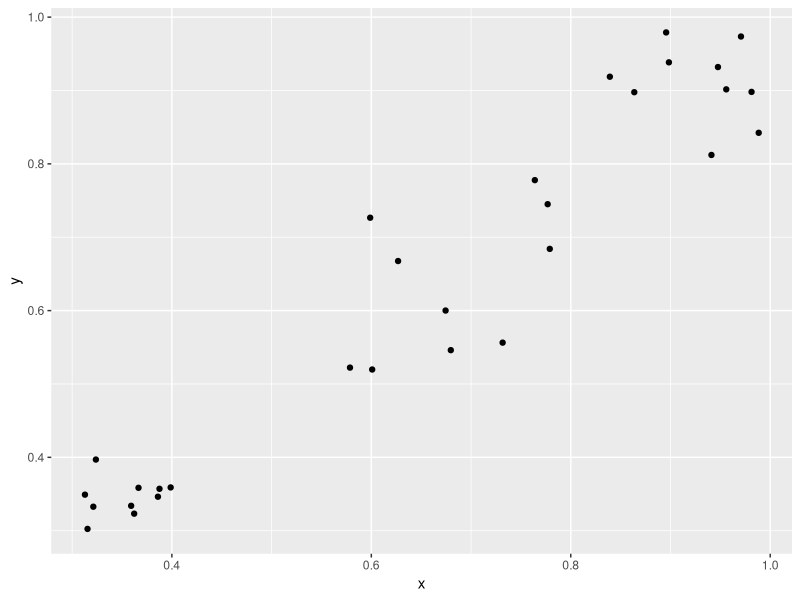
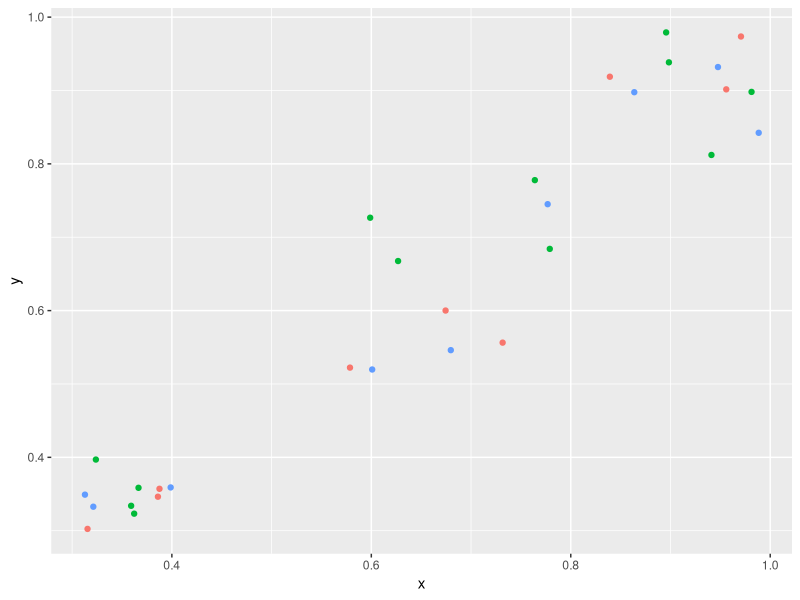
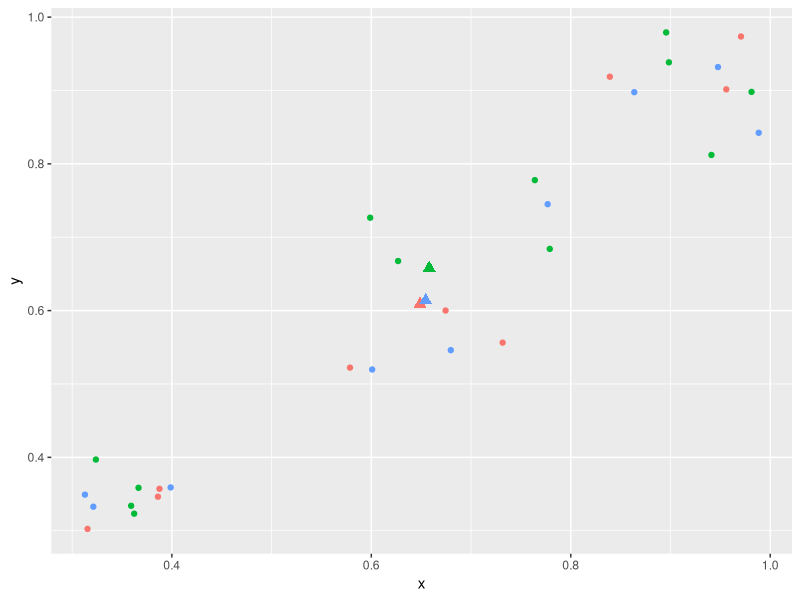
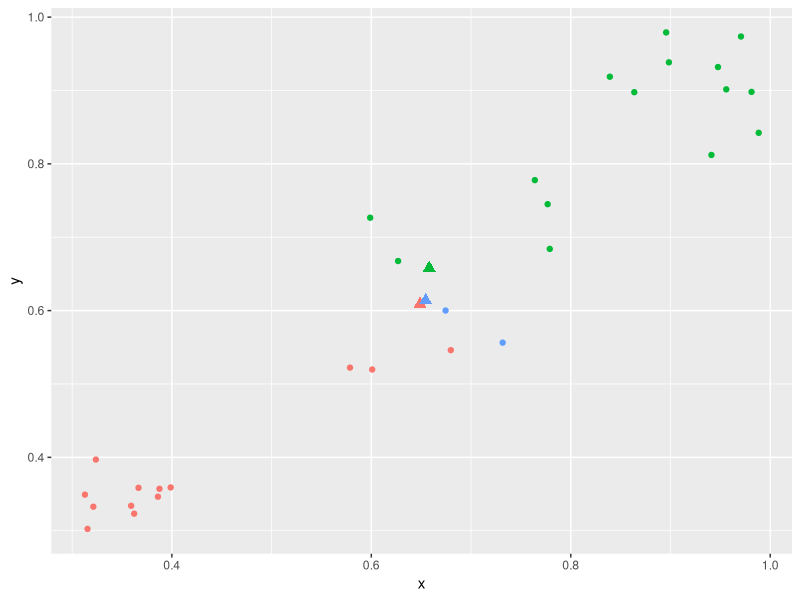
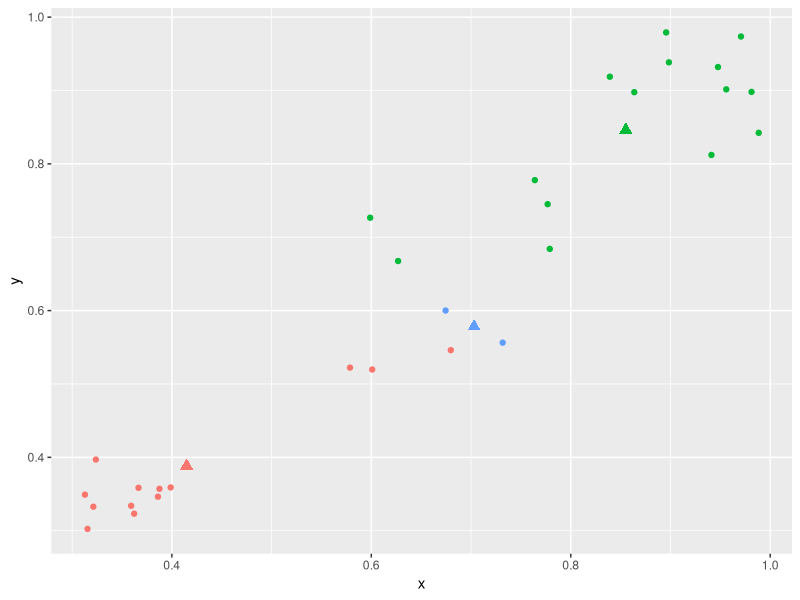
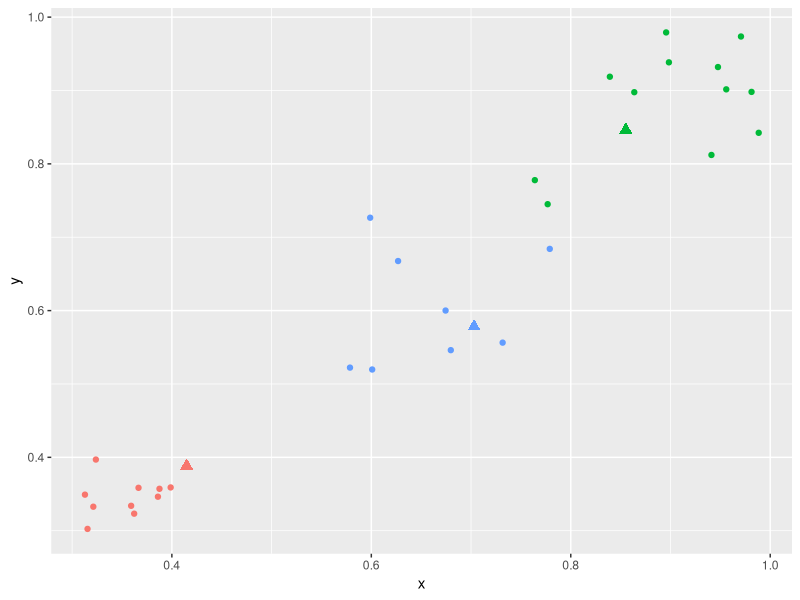

Write R code to recreate these figures, in order.
## ---- chunk 1
knitr::opts_chunk$set(echo = TRUE)
## ---- chunk 2
library(ggplot2)

set.seed(667)
group1 <- list(x = runif(n = 10, min = 0.8, max = 1), y = runif(n = 10, min = 0.8, max = 1))
group2 <- list(x = runif(n = 10, min = 0.5, max = 0.8), y = runif(n = 10, min = 0.5, max = 0.8))
group3 <- list(x = runif(n = 10, min = 0.3, max = 0.4), y = runif(n = 10, min = 0.3, max = 0.4))
group <- as.factor(sample(x = c(1, 2, 3), size = 10, replace = TRUE))
data <- data.frame(x = c(group1$x, group2$x, group3$x), y = c(group1$y, group2$y, group3$y), groupe = group)

ggplot(data, aes(x = x, y = y)) +
  geom_point() +
  theme(legend.position = "none")
## ---- chunk 3
ggplot(data, aes(x = x, y = y, color = groupe)) +
  geom_point() +
  theme(legend.position = "none")
## ---- chunk 4
library(dplyr)
centroide <- data %>% group_by(groupe) %>% summarise(x_centroide = mean(x), y_centroide = mean(y))

ggplot(data, aes(x = x, y = y, color = groupe)) +
  geom_point() +
  geom_point(data = centroide, aes(x = x_centroide, y = y_centroide, color = groupe), shape = 17, size = 3) +
  theme(legend.position = "none")
## ---- chunk 5
temp <- data.frame(groupe = rep(NA_integer_, 3), distance = rep(NA_real_, 3))
for (i in 1:nrow(data)){
  for (j in 1:nrow(centroide)){
    temp[j, 1] <- centroide[j, 1]
    temp[j, 2] <- sqrt(sum((data[i,1:2] - centroide[j,2:3])^2))
  }
  data[i, 3] <- temp[which.min(temp[, 2]), 1]
}

ggplot(data, aes(x = x, y = y, color = groupe)) +
  geom_point() +
  geom_point(data = centroide, aes(x = x_centroide, y = y_centroide, color = groupe), shape = 17, size = 3) +
  theme(legend.position = "none")
## ---- chunk 6
centroide <- data %>% group_by(groupe) %>% summarise(x_centroide = mean(x), y_centroide = mean(y))

ggplot(data, aes(x = x, y = y, color = groupe)) +
  geom_point() +
  geom_point(data = centroide, aes(x = x_centroide, y = y_centroide, color = groupe), shape = 17, size = 3) +
  theme(legend.position = "none")
## ---- chunk 7
temp <- data.frame(groupe = rep(NA_integer_, 3), distance = rep(NA_real_, 3))
for (i in 1:nrow(data)){
  for (j in 1:nrow(centroide)){
    temp[j, 1] <- centroide[j, 1]
    temp[j, 2] <- sqrt(sum((data[i,1:2] - centroide[j,2:3])^2))
  }
  data[i, 3] <- temp[which.min(temp[, 2]), 1]
}

ggplot(data, aes(x = x, y = y, color = groupe)) +
  geom_point() +
  geom_point(data = centroide, aes(x = x_centroide, y = y_centroide, color = groupe), shape = 17, size = 3) +
  theme(legend.position = "none")
